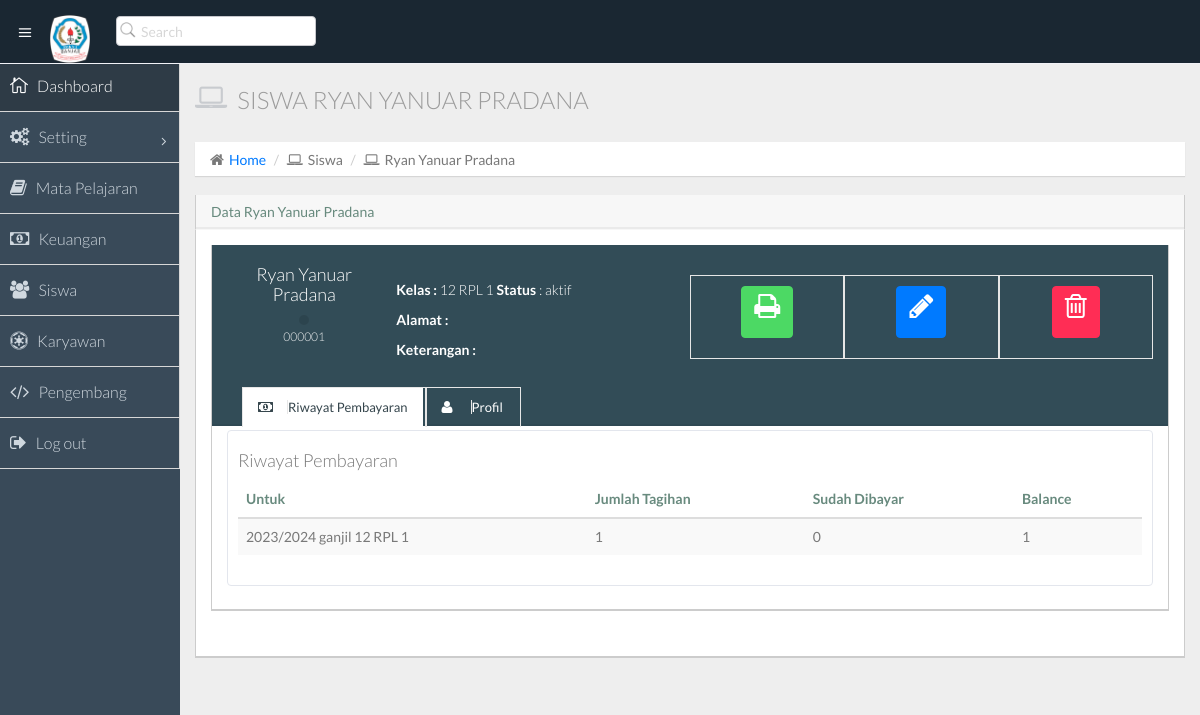
The page /siswa/detail/1/ (signed in) on the database its author committed.
### siswa/models.py (models this page shows, shortened)
class Siswa(models.Model):
    STATUS = {
        ('aktif', 'Aktif'),
        ('lulus', 'Lulus'),
        ('do', 'Drop Out'),
    }
    GENDER = {
        ('pria', 'Pria'),
        ('wanita', 'Wanita')
    }
    status = models.CharField(choices=STATUS, max_length=20, default='Aktif')
    nomor_pendaftaran = models.CharField(max_length=50, unique=True)
    nama = models.CharField(max_length=200)
    nama_panggilan = models.CharField(max_length=200, blank=True, null=True)
    gender = models.CharField(choices=GENDER, max_length=30)
    tanggal_lahir = models.DateField()
    kelas_sekarang = models.ForeignKey(Kelas, on_delete=models.SET_NULL, null=True, blank=True)
    tanggal_daftar = models.DateField(auto_now_add=True)
    hp_regex = RegexValidator(regex='^[0-9]{10-15}$', message='Hp tidak sesuai')
    hp_orang_tua = models.CharField(validators=[hp_regex], max_length=15, blank=True, null=True)
    alamat = models.TextField(blank=True)
    keterangan = models.TextField(blank=True)
    photo = models.ImageField(upload_to='siswa/photo', blank=True, null=True)
    class Meta:
        ordering = ['nama', 'nomor_pendaftaran']

### utama/models.py (models this page shows)
class Kelas(models.Model):
    name = models.CharField(max_length=10, unique=True)
    class Meta:
        ordering = ['name']
    def __str__(self):
        return self.name

class TahunPelajaran(models.Model):
    name = models.CharField(max_length=200, unique=True)
    sekarang = models.BooleanField(default=False, null=True)
    class Meta:
        ordering = ['-name']
    def __str__(self):
        return str(self.name)

class Semester(models.Model):
    SEMETER = {
        ('genap', 'Genap'),
        ('ganjil', 'Ganjil'),
    }
    name = models.CharField(choices=SEMETER, max_length=10)
    sekarang = models.BooleanField(default=False, null=True)
    class Meta:
        ordering = ['name']
    def __str__(self):
        return self.name

### keuangan/models.py (models this page shows, shortened)
class Tagihan(models.Model):
    murid = models.ForeignKey(Siswa, on_delete=models.CASCADE)
    tahun = models.ForeignKey(TahunPelajaran, on_delete=models.CASCADE)
    smester = models.ForeignKey(Semester, on_delete=models.CASCADE)
    untuk_kelas = models.ForeignKey(Kelas, on_delete=models.CASCADE)
    dari_semester_sebelumnya = models.IntegerField(default=0)
    status = models.CharField(max_length=20, choices=[('aktif', 'Aktif'), ('lunas', 'Lunas')], default='aktif')
    class Meta:
        ordering = ['murid', 'smester']
    def balance(self):
        harus_dibayar = self.total_harus_dibayar()
        dibayarkan = self.jumlah_total_dibayar()
        return harus_dibayar - dibayarkan
    def yang_harus_dibayar(self):
        items = InvoiceItem.objects.filter(tagihan=self)
        total = 0
        for item in items:
            total += int(item.jumlah.uang_masuk)
        return total
    def total_harus_dibayar(self):
        return self.dari_semester_sebelumnya + self.yang_harus_dibayar()
    def jumlah_total_dibayar(self):
        terima = TandaTerima.objects.filter(tagihan=self)
        jumlah = 0
        for tanda in terima:
            jumlah += tanda.jumlah_dibayar
        return jumlah

### siswa/views.py (the view)
# urls.py: path('detail/<int:pk>/', views.SiswaDetail.as_view(), name='detail'),
class SiswaDetail(LoginRequiredMixin, DetailView):
    queryset = Siswa.objects.all()
    def get_context_data(self, **kwargs):
        context = super(SiswaDetail, self).get_context_data(**kwargs)
        context['pembayaran'] = Tagihan.objects.filter(murid=self.object)
        return context

### templates/siswa/siswa_detail.html (shortened to what this page needs)
{% extends 'html.html' %}
{% block page_title %}{% block title %}Siswa {{ object.nama }}{% endblock %}{% endblock %}
{% block breadcrumb %}
<li><i class="fa fa-laptop"></i>Siswa</li>
<li><i class="fa fa-laptop"></i>{{ object.nama }}</li>
{% endblock breadcrumb %}
{% block heading %}
Data {{ object.nama }} {% if messages %}{% for message in messages %}<span class="text-success">| {{ message }}</span>{% endfor %}{% endif %}
{% endblock heading %}
{% block content %}
<div class="row">
    <div class="col-lg-12">
        <div class="profile-widget profile-widget-info">
            <div class="panel-body">
                <div class="col-lg-2 col-sm-2">
                    <h4>{{ object.nama }}</h4>
                    <div class="follow-ava">
                    </div>
                    <h6>{{ object.nomor_pendaftaran }}</h6>
                </div>
                <div class="col-lg-4 col-sm-4 follow-info">
                    <p><strong>Kelas : </strong>{{ object.kelas_sekarang }} <strong>Status </strong>: {{ object.status }}</p>
                    <p><strong>Alamat : {{ object.alamat }}</strong></p>
                    <p><strong>Keterangan : </strong>{{ object.keterangan }}</p>
                </div>
                <div class="col-lg-2 col-sm-6 follow-info weather-category">
                    <ul>
                        <li class="active">
                            <a href="#" class="btn btn-success" ><i class="fa fa-print fa-2x"></i></a>
                        </li>
                    </ul>
                </div>
                <div class="col-lg-2 col-sm-6 follow-info weather-category">
                    <ul>
                        <li class="active">
                            <a href="{% url 'siswa:update' object.id %}" class="btn btn-primary"><i class="fa fa-pencil fa-2x"></i></a>
                        </li>
                    </ul>
                </div>
                <div class="col-lg-2 col-sm-6 follow-info weather-category">
                    <ul>
                        <li class="active">
                            <a href="#" class="btn btn-danger"><i class="fa fa-trash-o fa-2x"></i></a>
                        </li>
                    </ul>
                </div>
            </div>
        </div>
    </div>
    </div>
    <div class="row">
        <div class="col-lg-12">
            <section class="panel">
                <header class="panel-heading tab-bg-info">
                    <ul class="nav nav-tabs">
                        <li class="active">
                            <a data-toggle="tab" href="#pembayaran">
                                <i class="fa fa-money"></i>Riwayat Pembayaran
                            </a>
                        </li>
                        <li>
                            <a data-toggle="tab" href="#profile">
                                <i class="fa fa-user"></i>Profil
                            </a>
                        </li>
                    </ul>
                </header>
                <div class="panel-body">
                    <div class="tab-content">
                        <div id="pembayaran" class="tab-pane active">
                            <div class="profile-activity">
                                <div class="act-time">
                                    <div class="activity-body act-in">
                                        <div class="text">
                                            <h4>Riwayat Pembayaran</h4>
                                            {% if pembayaran %}
                                            <table class="table table-hover table-striped">
                                                <thead>
                                                    <tr>
                                                        <th>Untuk</th>
                                                        <th>Jumlah Tagihan</th>
                                                        <th>Sudah Dibayar</th>
                                                        <th>Balance</th>
                                                    </tr>
                                                </thead>
                                                <tbody>
                                                    {% for bayar in pembayaran %}
                                                    <tr class="clickable-row" data-href="#">
                                                        <td>{{ bayar.tahun }} {{ bayar.smester }} {{ bayar.untuk_kelas }}</td>
                                                        <td>{{ bayar.total_harus_dibayar }}</td>
                                                        <td>{{ bayar.jumlah_total_dibayar }}</td>
                                                        <td>{{ bayar.balance }}</td>
                                                    </tr>
                                                    {% endfor %}
                                                </tbody>
                                            </table>
                                            {% else %}
                                            <p>Belum ada riwayat pembayaran dari {{ object.name }}</p>
                                            {% endif %}
                                        </div>
                                    </div>
                                </div>
                            </div>
                        </div>
                    </div>
                </div>
            </section>
        </div>
    </div>
{% endblock content %}

### rows shown on the page
Siswa: nama "RYAN YANUAR PRADANA", nama "Ryan Yanuar Pradana", nomor_pendaftaran "000001", kelas_sekarang "12 RPL 1", status "aktif"
Tagihan: tahun "2023/2024", smester "ganjil", untuk_kelas "12 RPL 1", total_harus_dibayar "1", jumlah_total_dibayar "0", balance "1"
